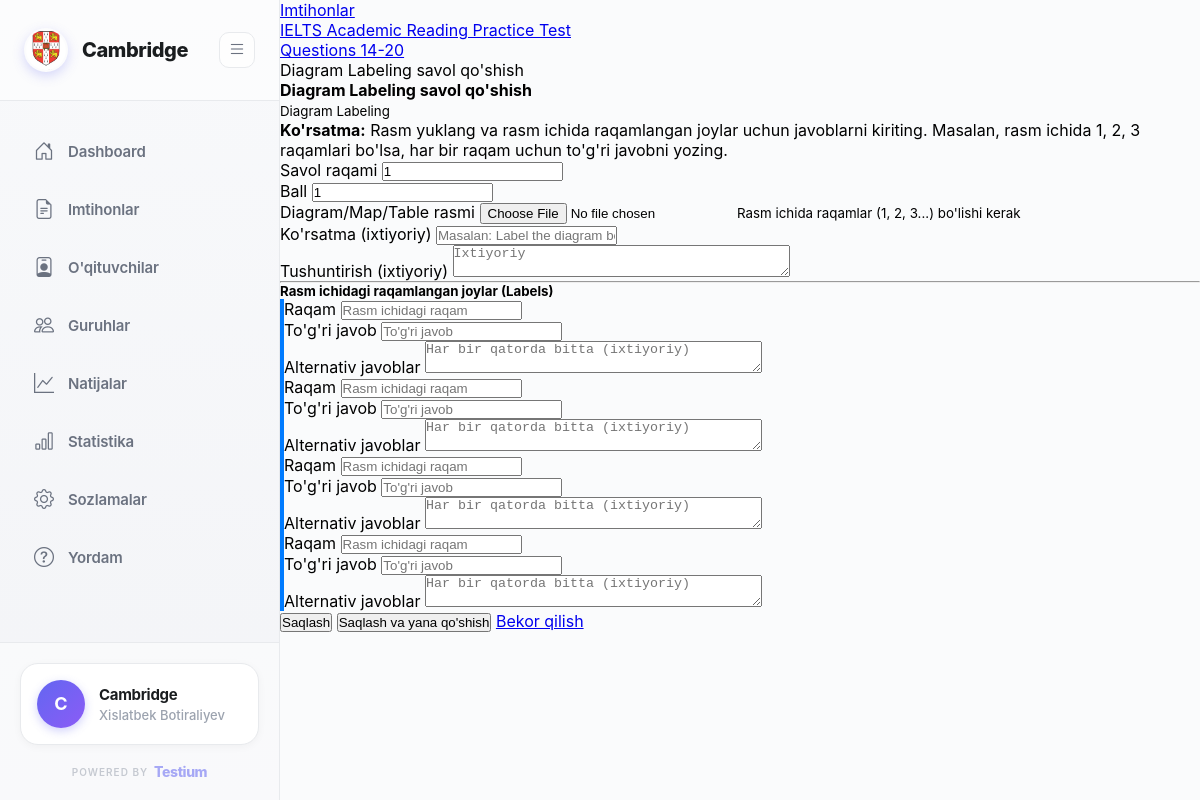
The page /question-groups/18/questions/diagram/create/ (signed in) on the database its author committed.
### organizations/models.py (models this page shows, shortened)
class Organization(AbstractUser):
    full_name = models.CharField(max_length=255, default='User')
    organization_name = models.CharField(max_length=255)
    email = models.EmailField(unique=True)
    phone = models.CharField(max_length=20, unique=True)
    created_at = models.DateTimeField(auto_now_add=True)
    updated_at = models.DateTimeField(auto_now=True)
    USERNAME_FIELD = 'email'
    REQUIRED_FIELDS = ['username', 'full_name', 'organization_name']
    class Meta:
        db_table = 'organizations'
        verbose_name = 'Organization'
        verbose_name_plural = 'Organizations'

class OrganizationSettings(models.Model):
    organization = models.OneToOneField(Organization, on_delete=models.CASCADE, related_name='settings')
    logo = models.ImageField(upload_to='logos/', blank=True, null=True, verbose_name="Logo", help_text="Barcha rasm formatlari qabul qilinadi")
    primary_color = models.CharField(max_length=7, default='#4F46E5', verbose_name="Asosiy rang")
    secondary_color = models.CharField(max_length=7, default='#10b981', verbose_name="Ikkinchi rang")
    address = models.TextField(blank=True, verbose_name="Manzil")
    website = models.URLField(blank=True, verbose_name="Veb-sayt")
    telegram = models.CharField(max_length=100, blank=True, verbose_name="Telegram")
    instagram = models.CharField(max_length=100, blank=True, verbose_name="Instagram")
    facebook = models.CharField(max_length=100, blank=True, verbose_name="Facebook")
    allow_student_registration = models.BooleanField(default=True, verbose_name="Talaba ro'yxatdan o'tishiga ruxsat")
    show_leaderboard = models.BooleanField(default=True, verbose_name="Reyting jadvalini ko'rsatish")
    enable_certificates = models.BooleanField(default=True, verbose_name="Sertifikatlarni yoqish")
    email_notifications = models.BooleanField(default=True, verbose_name="Email xabarnomalar")
    telegram_notifications = models.BooleanField(default=False, verbose_name="Telegram xabarnomalar")
    telegram_bot_token = models.CharField(max_length=200, blank=True, verbose_name="Telegram bot token")
    about_text = models.TextField(blank=True, verbose_name="Biz haqimizda")
    mission = models.TextField(blank=True, verbose_name="Missiya")
    vision = models.TextField(blank=True, verbose_name="Viziya")
    created_at = models.DateTimeField(auto_now_add=True)
    updated_at = models.DateTimeField(auto_now=True)
    class Meta:
        db_table = 'organization_settings'
        verbose_name = 'Tashkilot sozlamalari'
        verbose_name_plural = 'Tashkilot sozlamalari'

### exams/models.py (models this page shows, shortened)
class Exam(models.Model):
    organization = models.ForeignKey(settings.AUTH_USER_MODEL, on_delete=models.CASCADE, related_name='exams')
    title = models.CharField(max_length=255)
    description = models.TextField(blank=True)
    duration = models.IntegerField(help_text='Duration in minutes')
    is_active = models.BooleanField(default=True)
    created_at = models.DateTimeField(auto_now_add=True)
    updated_at = models.DateTimeField(auto_now=True)
    class Meta:
        db_table = 'exams'
        ordering = ['-created_at']

class QuestionGroup(models.Model):
    QUESTION_TYPE_CHOICES = (
        ('multiple_choice_single', 'Multiple Choice (Single Answer)'),
        ('multiple_choice_multiple', 'Multiple Choice (Multiple Answers)'),
        ('true_false_ng', 'True/False/Not Given'),
        ('yes_no_ng', 'Yes/No/Not Given'),
        ('matching_headings', 'Matching Headings'),
        ('matching_information', 'Matching Information'),
        ('matching_features', 'Matching Features'),
        ('matching_sentence_endings', 'Matching Sentence Endings'),
        ('sentence_completion', 'Sentence Completion'),
        ('summary_completion', 'Summary Completion'),
        ('note_completion', 'Note Completion'),
        ('table_completion', 'Table Completion'),
        ('flowchart_completion', 'Flow-chart Completion'),
        ('diagram_labeling', 'Diagram Labeling'),
        ('short_answer', 'Short Answer'),
    )
    section = models.ForeignKey(Section, on_delete=models.CASCADE, related_name='question_groups')
    question_type = models.CharField(max_length=50, choices=QUESTION_TYPE_CHOICES)
    title = models.CharField(max_length=255, help_text='e.g., "Questions 1-5"')
    instructions = models.TextField(help_text='Instructions for this group')
    order = models.IntegerField(default=0)
    passage_text = models.TextField(blank=True)
    image = models.ImageField(upload_to='question_groups/', null=True, blank=True)
    class Meta:
        ordering = ['order']

### exams/views_mvt.py (the view)
@login_required
def question_diagram_create_view(request, group_pk):
    group = get_object_or_404(QuestionGroup, pk=group_pk, section__exam__organization=request.user)
    if request.method == 'POST':
        form = DiagramLabelingForm(request.POST, request.FILES)
        formset = ImageLabelFormSet(request.POST, prefix='labels')
        if form.is_valid() and formset.is_valid():
            question = form.save(commit=False)
            question.question_group = group
            question.save()
            formset.instance = question
            formset.save()
            messages.success(request, f'Savol #{question.question_number} va {formset.total_form_count()} ta label muvaffaqiyatli qo\'shildi!')
            if 'save_and_add' in request.POST:
                return redirect('question_diagram_create', group_pk=group.pk)
            return redirect('question_group_detail', pk=group.pk)
    else:
        initial = {'question_number': _get_next_question_number(group)}
        form = DiagramLabelingForm(initial=initial)
        formset = ImageLabelFormSet(prefix='labels')
    context = _get_question_context(group)
    context.update({
        'form': form,
        'formset': formset,
        'title': 'Diagram Labeling savol qo\'shish',
        'question_type_display': 'Diagram Labeling',
    })
    return render(request, 'exams/question_form_advanced.html', context)

### exams/forms.py
class DiagramLabelingForm(forms.ModelForm):
    class Meta:
        model = DiagramLabelingQuestion
        fields = ('question_number', 'diagram_image', 'instruction', 'points', 'explanation')
        widgets = {
            'question_number': forms.NumberInput(attrs={'class': 'form-control'}),
            'instruction': forms.TextInput(attrs={'class': 'form-control', 'placeholder': 'Masalan: Label the diagram below'}),
            'points': forms.NumberInput(attrs={'class': 'form-control', 'value': 1}),
            'explanation': forms.Textarea(attrs={'class': 'form-control', 'rows': 2, 'placeholder': 'Ixtiyoriy'})
        }

### exams/views_mvt.py (called while the page is built)
def _get_question_context(group):
    return {
        'group': group,
        'section': group.section,
        'exam': group.section.exam,
    }

def _get_next_question_number(group):
    question_type_map = {
        'multiple_choice_single': 'multiplechoicesinglequestion_set',
        'multiple_choice_multiple': 'multiplechoicemultiplequestion_set',
        'true_false_ng': 'truefalsenotgivenquestion_set',
        'yes_no_ng': 'yesnonotgivenquestion_set',
        'sentence_completion': 'sentencecompletionquestion_set',
        'short_answer': 'shortanswerquestion_set',
        'diagram_labeling': 'diagramlabelingquestion_set',
        'summary_completion': 'summarycompletionquestion_set',
    }
    related_name = question_type_map.get(group.question_type)
    if related_name:
        qs = getattr(group, related_name).all()
        if qs.exists():
            return qs.order_by('-question_number').first().question_number + 1
    return 1

### organizations/context_processors.py (called while the page is built)
def organization_settings(request):
    if request.user.is_authenticated and hasattr(request.user, 'settings'):
        return {
            'org_settings': request.user.settings
        }
    return {}

### templates/exams/question_form_advanced.html (shortened to what this page needs)
{% extends 'base.html' %}
{% block content %}
<div class="container mt-4">
    <nav aria-label="breadcrumb">
        <ol class="breadcrumb">
            <li class="breadcrumb-item"><a href="{% url 'exam_list' %}">Imtihonlar</a></li>
            <li class="breadcrumb-item"><a href="{% url 'exam_detail' exam.pk %}">{{ exam.title }}</a></li>
            <li class="breadcrumb-item"><a href="{% url 'question_group_detail' group.pk %}">{{ group.title }}</a></li>
            <li class="breadcrumb-item active">{{ title }}</li>
        </ol>
    </nav>
    <div class="card">
        <div class="card-header bg-primary text-white">
            <h4 class="mb-0">{{ title }}</h4>
            <small>{{ question_type_display }}</small>
        </div>
        <div class="card-body">
            <form method="post" enctype="multipart/form-data">
                <div class="alert alert-info">
                    <strong>Ko'rsatma:</strong> Rasm yuklang va rasm ichida raqamlangan joylar uchun javoblarni kiriting.
                    Masalan, rasm ichida 1, 2, 3 raqamlari bo'lsa, har bir raqam uchun to'g'ri javobni yozing.
                </div>
                <div class="row">
                    <div class="col-md-6">
                        <div class="mb-3">
                            <label class="form-label">Savol raqami</label>
                            {{ form.question_number }}
                        </div>
                    </div>
                    <div class="col-md-6">
                        <div class="mb-3">
                            <label class="form-label">Ball</label>
                            {{ form.points }}
                        </div>
                    </div>
                </div>
                <div class="mb-3">
                    <label class="form-label">Diagram/Map/Table rasmi</label>
                    {{ form.diagram_image }}
                    <small class="form-text text-muted">Rasm ichida raqamlar (1, 2, 3...) bo'lishi kerak</small>
                </div>
                <div class="mb-3">
                    <label class="form-label">Ko'rsatma (ixtiyoriy)</label>
                    {{ form.instruction }}
                </div>
                <div class="mb-3">
                    <label class="form-label">Tushuntirish (ixtiyoriy)</label>
                    {{ form.explanation }}
                </div>
                <hr class="my-4">
                <h5 class="mb-3">Rasm ichidagi raqamlangan joylar (Labels)</h5>
                <div id="label-formset">
                    {% for label_form in formset %}
                        <div class="card mb-3 label-form">
                            <div class="card-body">
                                <div class="row">
                                    <div class="col-md-2">
                                        <label class="form-label">Raqam</label>
                                        {{ label_form.label_number }}
                                    </div>
                                    <div class="col-md-4">
                                        <label class="form-label">To'g'ri javob</label>
                                        {{ label_form.correct_answer }}
                                    </div>
                                    <div class="col-md-5">
                                        <label class="form-label">Alternativ javoblar</label>
                                        {{ label_form.alternative_answers }}
                                    </div>
                                </div>
                            </div>
                        </div>
                    {% endfor %}
                </div>
                <div class="d-flex gap-2 mt-4">
                    <button type="submit" class="btn btn-primary">Saqlash</button>
                    <button type="submit" name="save_and_add" class="btn btn-success">Saqlash va yana qo'shish</button>
                    <a href="{% url 'question_group_detail' group.pk %}" class="btn btn-secondary">Bekor qilish</a>
                </div>
            </form>
        </div>
    </div>
</div>
{% endblock %}

### templates/base.html (shortened to what this page needs)
<!DOCTYPE html>
<html lang="uz">
<head>
    <link href="https://cdn.jsdelivr.net/npm/bootstrap-icons@1.10.0/font/bootstrap-icons.css" rel="stylesheet">
    {% load static %}
</head>
<body>
    {% if user.is_authenticated %}
    <div class="dashboard-layout">
        <aside class="sidebar" id="sidebar">
            <div class="sidebar-header">
                <a href="{% url 'dashboard' %}" class="logo">
                    {% if user.settings.logo %}
                    <div class="logo-icon" style="background: none; padding: 0;">
                        <img src="{{ user.settings.logo.url }}" alt="{{ user.organization_name }}" style="width: 40px; height: 40px; object-fit: cover; border-radius: 50%;">
                    </div>
                    {% else %}
                    <div class="logo-icon">
                        {{ user.organization_name|first|upper }}
                    </div>
                    {% endif %}
                    <span class="logo-text">{{ user.organization_name }}</span>
                </a>
                <button class="toggle-btn" id="toggleSidebar">
                    <i class="bi bi-list"></i>
                </button>
            </div>
            <nav class="sidebar-menu">
                <a href="{% url 'dashboard' %}" class="menu-item {% if request.resolver_match.url_name == 'dashboard' %}active{% endif %}">
                    <i class="bi bi-house-door"></i>
                    <span>Dashboard</span>
                </a>
                <a href="{% url 'exam_list' %}" class="menu-item {% if 'exam' in request.path and 'result' not in request.path %}active{% endif %}">
                    <i class="bi bi-file-earmark-text"></i>
                    <span>Imtihonlar</span>
                </a>
                <a href="{% url 'teacher_list' %}" class="menu-item {% if 'teacher' in request.path %}active{% endif %}">
                    <i class="bi bi-person-badge"></i>
                    <span>O'qituvchilar</span>
                </a>
                <a href="{% url 'group_list' %}" class="menu-item {% if 'student-group' in request.path %}active{% endif %}">
                    <i class="bi bi-people"></i>
                    <span>Guruhlar</span>
                </a>
                <a href="{% url 'results_list' %}" class="menu-item {% if request.resolver_match.url_name == 'results_list' or request.resolver_match.url_name == 'result_detail' %}active{% endif %}">
                    <i class="bi bi-graph-up"></i>
                    <span>Natijalar</span>
                </a>
                <a href="{% url 'analytics' %}" class="menu-item {% if request.resolver_match.url_name == 'analytics' %}active{% endif %}">
                    <i class="bi bi-bar-chart"></i>
                    <span>Statistika</span>
                </a>
                <a href="{% url 'settings' %}" class="menu-item {% if 'settings' in request.path %}active{% endif %}">
                    <i class="bi bi-gear"></i>
                    <span>Sozlamalar</span>
                </a>
                <a href="{% url 'support' %}" class="menu-item {% if 'support' in request.path %}active{% endif %}">
                    <i class="bi bi-question-circle"></i>
                    <span>Yordam</span>
                </a>
            </nav>
            <div class="sidebar-footer">
                <a href="#" onclick="confirmLogout(event)" class="user-profile">
                    <div class="user-avatar">
                        {{ user.organization_name|first|upper }}
                    </div>
                    <div class="user-info">
                        <div class="user-name">{{ user.organization_name }}</div>
                        <div class="user-role">{{ user.full_name }}</div>
                    </div>
                </a>
                <div class="powered-by">
                    <a href="https://testium.uz" target="_blank" class="powered-link">
                        <span class="powered-label">POWERED BY</span>
                        <span class="powered-brand">Testium</span>
                    </a>
                </div>
            </div>
        </aside>
        <main class="main-content">
            {% block content %}{% endblock %}
        </main>
    </div>
    {% endif %}
</body>
</html>

### templates/exams/question_form_advanced.html (style rules this page uses)
.label-form { border-left: 4px solid #007bff; }

### rows shown on the page
Organization: settings.logo (picture), organization_name "Cambridge", organization_name|first "C", full_name "Xislatbek Botiraliyev"
Exam: title "IELTS Academic Reading Practice Test"
QuestionGroup: title "Questions 14-20"

### other values the page prints
{{ title }} "Diagram Labeling savol qo'shish"
{{ question_type_display }} "Diagram Labeling"
